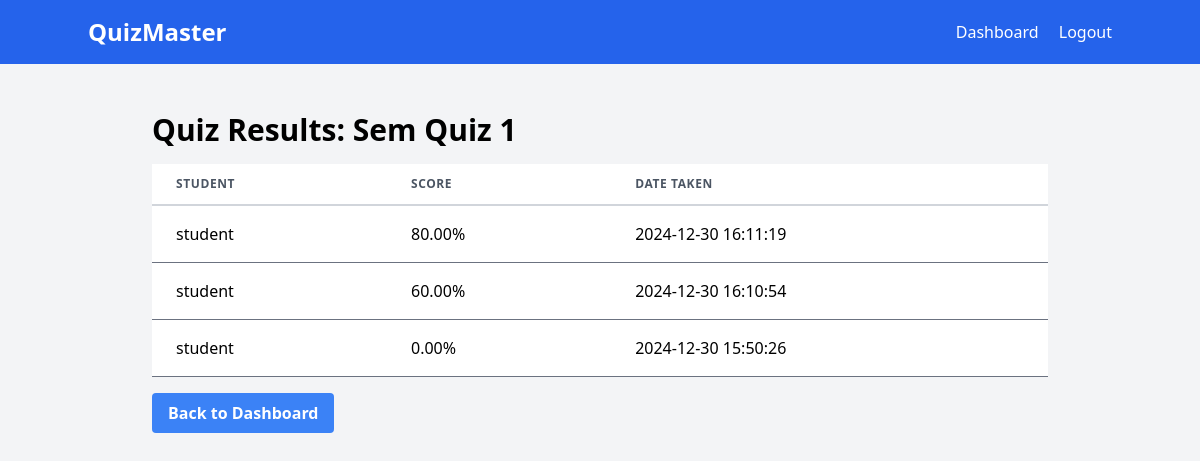
Page /quiz_results/1 (signed in) on the committed database.
### app.py (models this page shows)
class Quiz(db.Model):
    id = db.Column(db.Integer, primary_key=True)
    title = db.Column(db.String(120), nullable=False)
    teacher_id = db.Column(db.Integer, db.ForeignKey('user.id'), nullable=False)
    questions = db.relationship('Question', backref='quiz', lazy=True, cascade="all, delete-orphan")
    share_code = db.Column(db.String(10), unique=True, nullable=True)
    timer = db.Column(db.Integer, nullable=False)  # Timer in minutes

class Result(db.Model):
    id = db.Column(db.Integer, primary_key=True)
    student_id = db.Column(db.Integer, db.ForeignKey('user.id'), nullable=False)
    quiz_id = db.Column(db.Integer, db.ForeignKey('quiz.id'), nullable=False)
    score = db.Column(db.Float, nullable=False)
    date_taken = db.Column(db.DateTime, nullable=False, default=datetime.utcnow)
    student = db.relationship('User', backref='results')

class User(db.Model):
    id = db.Column(db.Integer, primary_key=True)
    username = db.Column(db.String(80), unique=True, nullable=False)
    password = db.Column(db.String(120), nullable=False)
    user_type = db.Column(db.String(10), nullable=False)  # 'teacher' or 'student'

### app.py (the view)
@app.route('/quiz_results/<int:quiz_id>')
def quiz_results(quiz_id):
    if 'user_id' not in session or session['user_type'] != 'teacher':
        return redirect(url_for('login'))
    quiz = Quiz.query.get_or_404(quiz_id)
    if quiz.teacher_id != session['user_id']:
        abort(403)
    results = Result.query.filter_by(quiz_id=quiz_id).order_by(Result.date_taken.desc()).all()
    return render_template('quiz_results.html', quiz=quiz, results=results)

### templates/quiz_results.html
{% extends "base.html" %}
{% block content %}
<div class="max-w-4xl mx-auto">
    <h1 class="text-3xl font-bold mb-4">Quiz Results: {{ quiz.title }}</h1>
    <table class="min-w-full bg-white">
        <thead>
            <tr>
                <th class="px-6 py-3 border-b-2 border-gray-300 text-left text-xs font-semibold text-gray-600 uppercase tracking-wider">
                    Student
                </th>
                <th class="px-6 py-3 border-b-2 border-gray-300 text-left text-xs font-semibold text-gray-600 uppercase tracking-wider">
                    Score
                </th>
                <th class="px-6 py-3 border-b-2 border-gray-300 text-left text-xs font-semibold text-gray-600 uppercase tracking-wider">
                    Date Taken
                </th>
            </tr>
        </thead>
        <tbody>
            {% for result in results %}
            <tr>
                <td class="px-6 py-4 whitespace-no-wrap border-b border-gray-500">
                    {{ result.student.username }}
                </td>
                <td class="px-6 py-4 whitespace-no-wrap border-b border-gray-500">
                    {{ "%.2f"|format(result.score) }}%
                </td>
                <td class="px-6 py-4 whitespace-no-wrap border-b border-gray-500">
                    {{ result.date_taken.strftime('%Y-%m-%d %H:%M:%S') }}
                </td>
            </tr>
            {% endfor %}
        </tbody>
    </table>
    <a href="{{ url_for('dashboard') }}" class="mt-4 inline-block bg-blue-500 hover:bg-blue-700 text-white font-bold py-2 px-4 rounded">
        Back to Dashboard
    </a>
</div>
{% endblock %}

### rows in the picture
Quiz: title "Sem Quiz 1"
Result: student.username "student", score "80.00", date_taken "2024-12-30 16:11:19"
Result: student.username "student", score "60.00", date_taken "2024-12-30 16:10:54"
Result: student.username "student", score "0.00", date_taken "2024-12-30 15:50:26"
